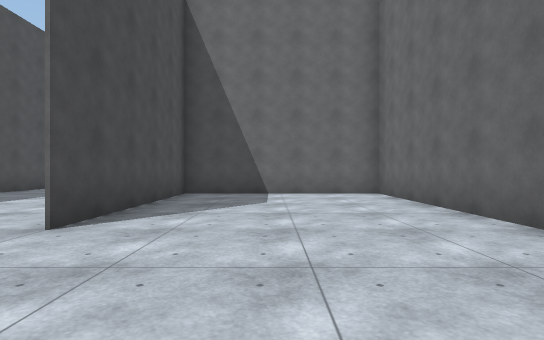
view 1 (above)

24 first-person views from a walk through a 3-D level made in the Unity game engine. The camera is 1.2 m above the floor, looks level and sees 80° across. The floor is counted in squares, 2 m on a side. Each view is taken from the middle of a square. On the plan, view 1 faces up. The plan holds only what a view shows up to about 10 squares ahead; the rest is blank. The place goes on beyond the plan. The player is left out. Surface patterns are stand-ins for the level's own textures.

view 2
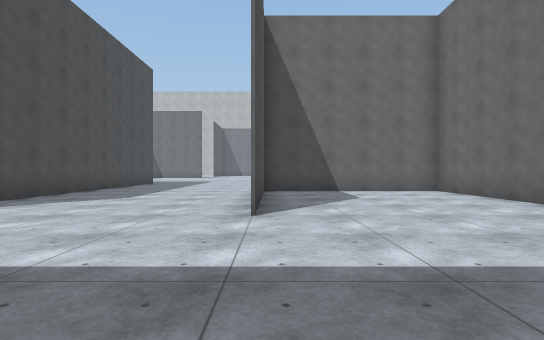

view 3
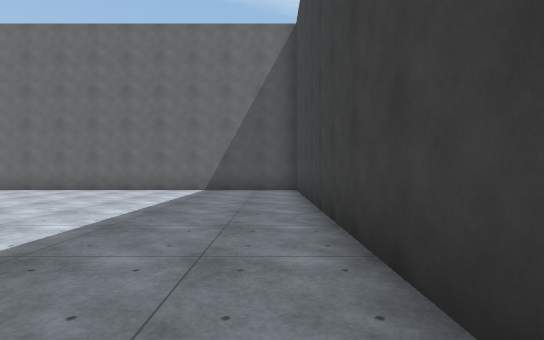

view 4
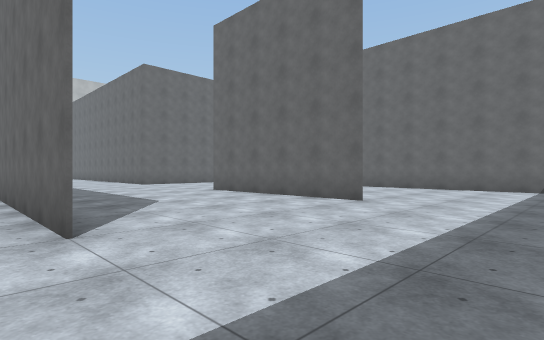

view 5
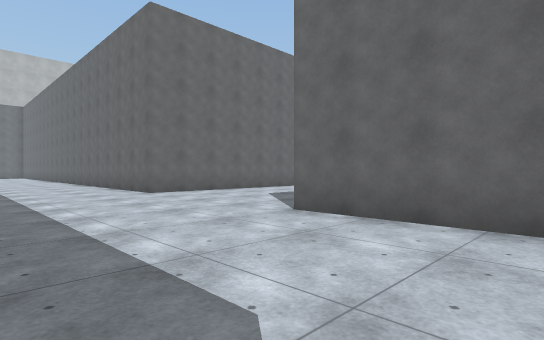

view 6
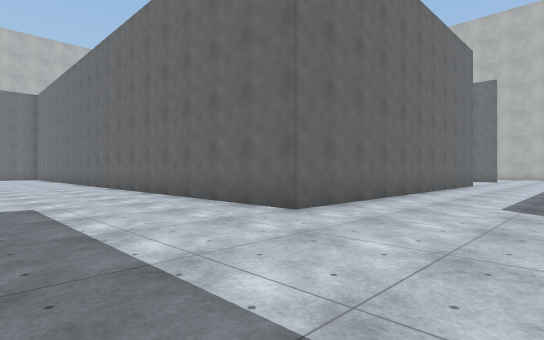

view 7
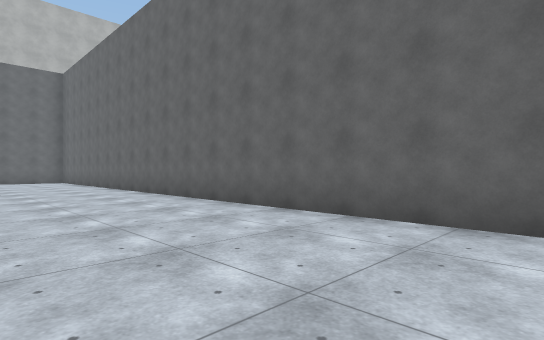

view 8
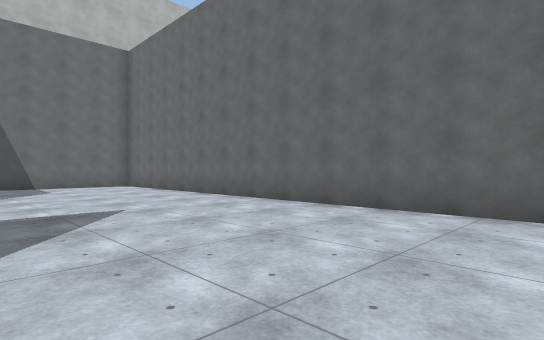

view 9
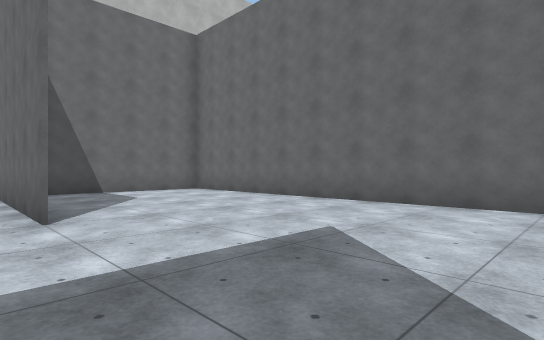

view 10
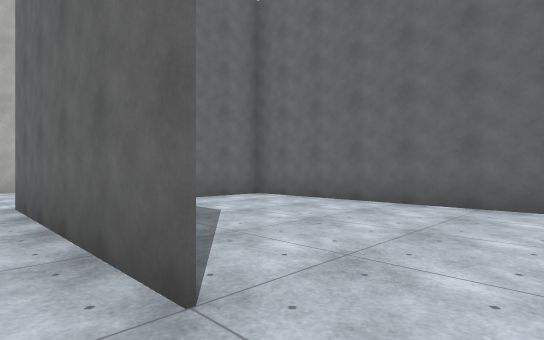

view 11
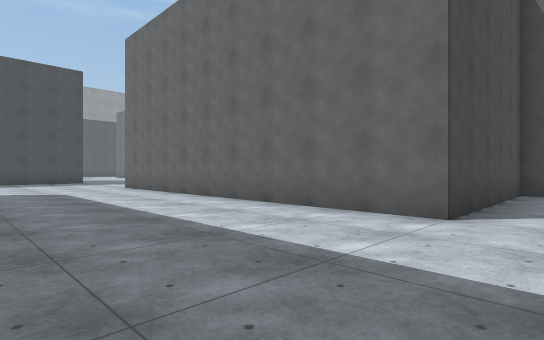

view 12
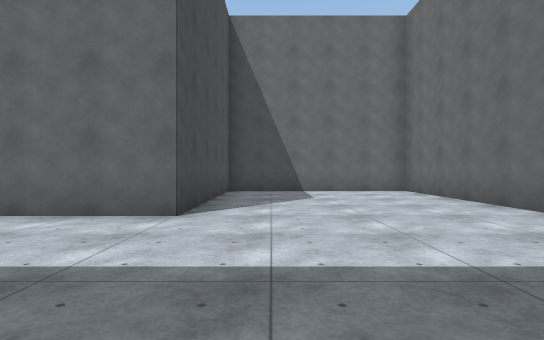

view 13
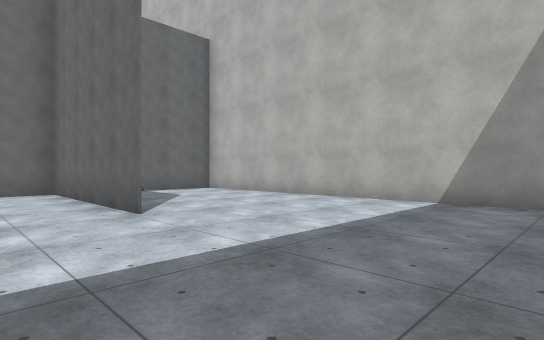

view 14
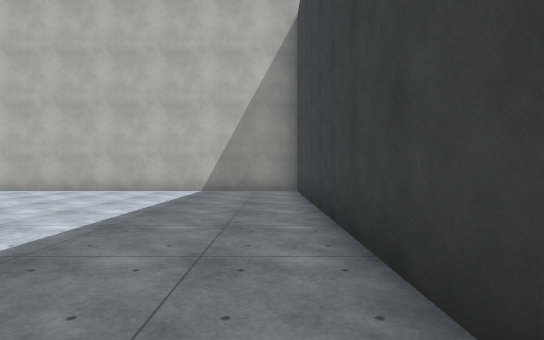

view 15
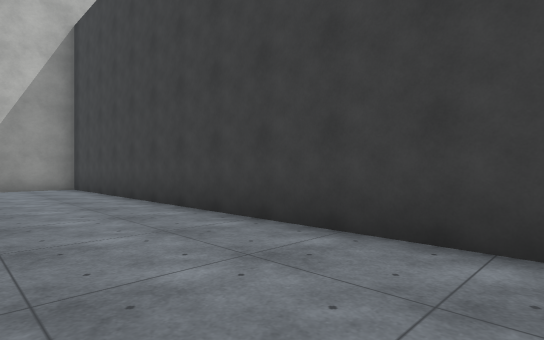

view 16
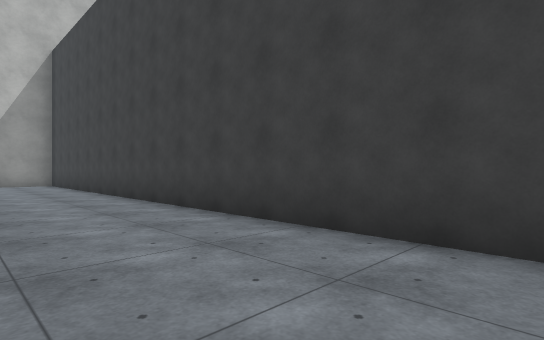

view 17
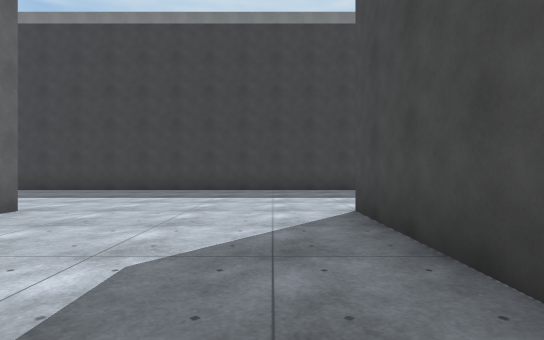

view 18
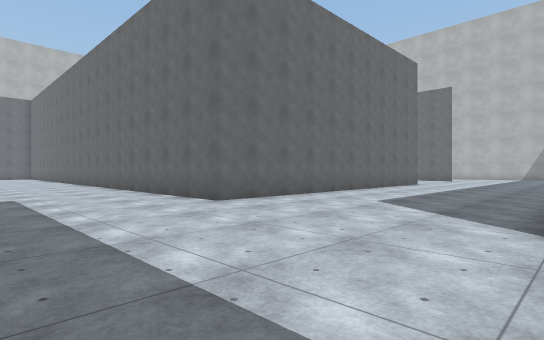

view 19
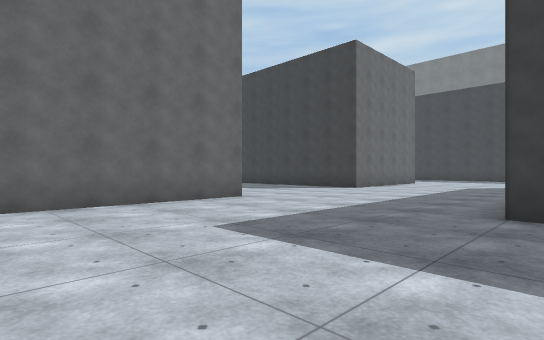

view 20
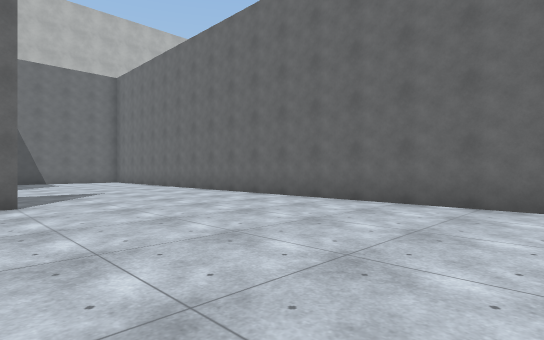

view 21
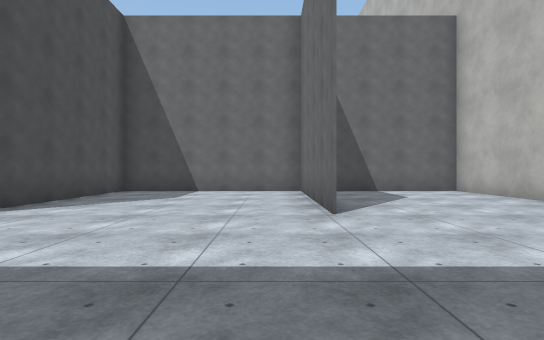

view 22
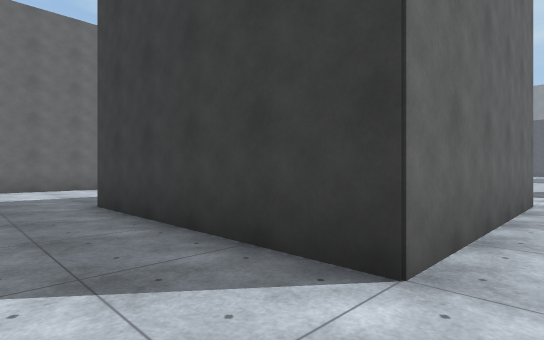

view 23
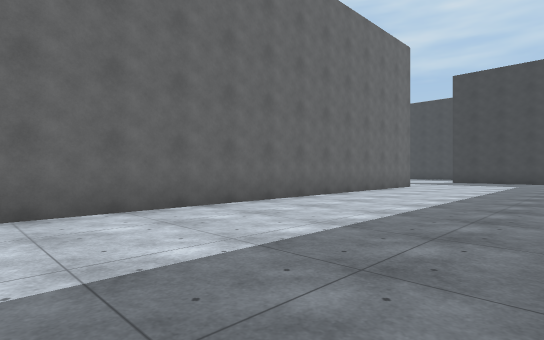

view 24
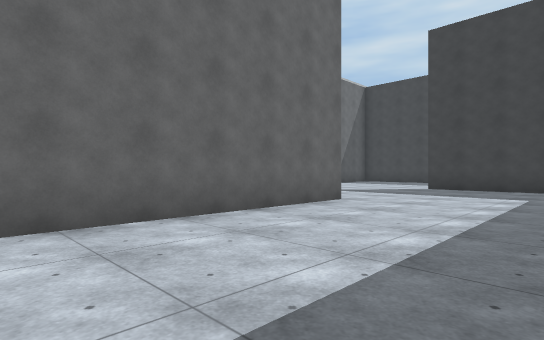

### Floor plan
Points are (right, up) in squares from view 1. A wall is a line through its corners. A room is listed if a view was taken in it or the views show most of it. See-through windows are left out.
Room 1 (views 1, 2, 3, 4, 5, 6, 7, 8, 9, 10, 11, 12, 13, 14, 15, 16, 17, 18, 19, 20, 21)
walls: (3.1, 8.3) (17.3, 8.3) (17.3, 18.2) (7.8, 18.2) (7.8, 13.2) (-2.3, 13.2) (-2.3, 33.2) (-6.4, 33.2); (-7.2, 10) (-7.2, 3.2); (-7.6, 13.3) (-7.1, 13.3); (-2.3, 3.2) (-2.3, 8.2); (-7.3, 3.2) (-7.3, 8.4); (12.8, 13.4) (12.8, 18.2); (-8.5, -1.7) (2.7, -1.7) (2.7, 8.2) (-2.2, 8.2) (-2.2, 3.2)
ways out: opening at (-8, 29) to room 2
Room 2 (views 22, 23, 24)
walls: (2.7, 23.1) (2.7, 34.6); (-0.1, 18.3) (2.5, 18.3); (-7.3, 28.2) (-7.3, 33.3) (-2.2, 33.3)
ways out: opening at (-8, 29) to room 1

Positions as (right, up) in squares from view 1, and headings:
1: (0, 0), facing up
2: (-2, -1), facing up
3: (-7, -1), facing right
4: (-8, 0), facing up-right
5: (-6, 5), facing up-right
6: (-6, 10), facing up-right
7: (-6, 16), facing up-right
8: (-7, 21), facing up-right
9: (-8, 24), facing up-right
10: (-8, 27), facing up-right
11: (9, 9), facing up-left
12: (9, 9), facing up
13: (11, 9), facing up-right
14: (8, 9), facing right
15: (6, 11), facing down-right
16: (3, 11), facing down-right
17: (-6, 8), facing down
18: (-6, 8), facing up-right
19: (-8, 18), facing down-right
20: (-8, 17), facing up-right
21: (12, 9), facing up
22: (-8, 35), facing down-right
23: (-2, 35), facing down-right
24: (-1, 29), facing down-right
